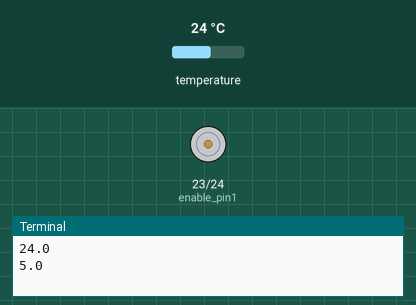
Bench run of a program on a simulated Raspberry Pi (BCM pin numbers). Parts: motor-driver pin pairs drawn as motors (green arrow = first pin HIGH = forward, orange = second pin HIGH = backward, longer = more drive, scaled by the enable pin), the last lines printed to the terminal. The test bench sets the inputs (shaded band); at power-on: temperature 24 °C. The desktop window is not drawn, its controls go by their first labels and the mouse button is held 0.15 s; empty text fields in the window are filled with 5.

Above: at 2.7 s.
2.8 s: temperature set to 5.3 °C
5.2 s: temperature set to 4.4 °C
At 6.9 s:
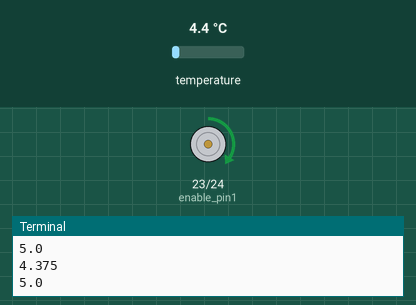
8.0 s: temperature set to 12 °C
At 10.1 s:
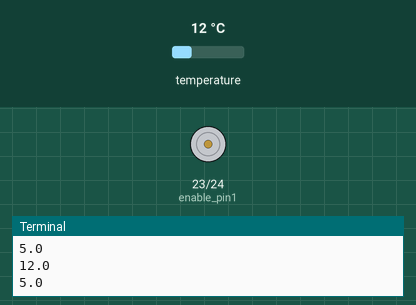
10.5 s: temperature set to 4 °C
At 12.1 s:
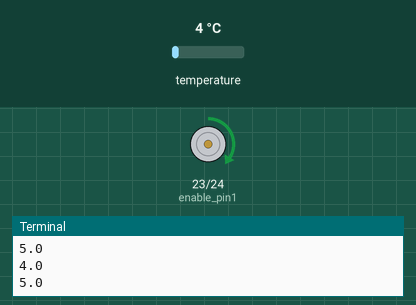
Timing chart, 0 to 13.6 s (numbered marks = the images above; inputs shaded):
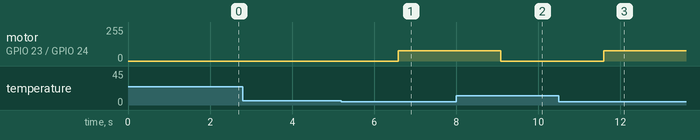

Measured:
- the behaviour switches between 5 and 4.9 °C on temperature (found by bisection; images 0 and 1)
- after the input at 5.2 s, motor on GPIO 23 (enable_pin1) / GPIO 24 (enable_pin2): stopped → forward 77/255 after 1.4 s
- after the input at 8.0 s, motor on GPIO 23 (enable_pin1) / GPIO 24 (enable_pin2): forward 77/255 → stopped after 1.1 s
- after the input at 10.5 s, motor on GPIO 23 (enable_pin1) / GPIO 24 (enable_pin2): stopped → forward 77/255 after 1.1 s

The program:

Tmpsensor+L298N.py
```python
import RPi.GPIO as GPIO
import time
import tkinter as tk
from tkinter import Label, Entry, Button

# GPIO-Pin für PWM
en = 25

# GPIO-Pins für enable (Beispiel: GPIO-Pin 17 und GPIO-Pin 22)
enable_pin1 = 23
enable_pin2 = 24

# Setup für GPIO
GPIO.setmode(GPIO.BCM)
GPIO.setup(enable_pin1,GPIO.OUT)
GPIO.setup(enable_pin2,GPIO.OUT)
GPIO.setup(en,GPIO.OUT)
GPIO.output(enable_pin1,GPIO.LOW)
GPIO.output(enable_pin2,GPIO.LOW)
p=GPIO.PWM(en,1000)
p.start(50)

# Verzeichnis, in dem die Temperatursensoren erkannt werden
sensor_directory = '/sys/bus/w1/devices/'

# ID des DS18B20-Temperatursensors (ersetzen Sie dies durch Ihre Sensor-ID)
sensor_id = '28-3cd1f64863d3'

# Funktion zum Lesen der Temperatur vom DS18B20-Sensor
def read_temperature(sensor_id):
    try:
        with open(sensor_directory + sensor_id + '/w1_slave', 'r') as file:
            lines = file.readlines()
            temperature_line = lines[1]
            temperature_data = temperature_line.split(' ')[9]
            temperature = float(temperature_data[2:]) / 1000.0
            return temperature
    except IOError:
        print("Fehler beim Lesen der Temperatur.")
        return None

# Funktion für den Aktualisieren-Button
def update_target_temperature():
    try:
        target_temperature = float(target_temp_entry.get())
    except ValueError:
        target_temperature = 20.0  # Standardwert, falls die Eingabe ungültig ist

    target_temp_label.config(text="Soll-Temperatur: {:.2f} °C".format(target_temperature))
    #control_heater(en, enable_pin1, enable_pin2, 50)

# Funktion zum Steuern des Heizelements mit PWM und enable
def control_heater(pwm_pin, enable_pin1, enable_pin2, duty_cycle):
    try:
        temp_aktuell= read_temperature(sensor_id)
        target_temperature = float(target_temp_entry.get())
        print(temp_aktuell)
        print(target_temperature)
    except ValueError:
        target_temperature = 20.0  # Standardwert, falls die Eingabe ungültig ist

    target_temp_label.config(text="Soll-Temperatur: {:.2f} °C".format(target_temperature))

    if target_temperature - temp_aktuell > 20:
        GPIO.output(enable_pin1, GPIO.HIGH)  # enable1 einschalten
        GPIO.output(enable_pin2, GPIO.LOW)  # enable2 ausschalten
        p.ChangeDutyCycle(100)
    elif target_temperature - temp_aktuell > 10:
        GPIO.output(enable_pin1, GPIO.HIGH)  # enable1 einschalten
        GPIO.output(enable_pin2, GPIO.LOW)  # enable2 ausschalten
        p.ChangeDutyCycle(75)

    elif target_temperature - temp_aktuell > 5:
        GPIO.output(enable_pin1, GPIO.HIGH)  # enable1 ausschalten
        GPIO.output(enable_pin2, GPIO.LOW)  # enable2 ausschalten
        p.ChangeDutyCycle(50)

    elif target_temperature > temp_aktuell:
        GPIO.output(enable_pin1, GPIO.HIGH)  # enable1 ausschalten
        GPIO.output(enable_pin2, GPIO.LOW)  # enable2 ausschalten
        p.ChangeDutyCycle(30)

    else:
        GPIO.output(enable_pin1, GPIO.LOW)  # enable1 ausschalten
        GPIO.output(enable_pin2, GPIO.LOW)  # enable2 ausschalten
        p.ChangeDutyCycle(0)


# Funktion für die GUI-Aktualisierung
def update_gui():
    temperature = read_temperature(sensor_id)

    if temperature is not None:
        current_temp_label.config(text="Aktuelle Temperatur: {:.2f} °C".format(temperature))

        # Überprüfe ob heizer zugeschlten werden muss
        control_heater(en, enable_pin1, enable_pin2, 50)

    root.after(1000, update_gui)  # Aktualisiert die GUI alle 1000 Millisekunden (1 Sekunde)


# GUI erstellen
root = tk.Tk()
root.title("Temperaturanzeige")

# Label für aktuelle Temperatur
current_temp_label = Label(root, text="Aktuelle Temperatur: -", font=("Helvetica", 12))
current_temp_label.pack(pady=10)

# Eingabefeld für die Soll-Temperatur
target_temp_label = Label(root, text="Soll-Temperatur: -", font=("Helvetica", 12))
target_temp_label.pack(pady=10)

target_temp_entry = Entry(root, font=("Helvetica", 12))
target_temp_entry.pack(pady=10)


# Aktualisieren-Button
update_button = Button(root, text="Aktualisieren", command=update_target_temperature)
update_button.pack(pady=10)

# Starten Sie die GUI-Aktualisierung
update_gui()

# Starten Sie die Tkinter-Schleife
root.mainloop()

# Aufräumen nachdem die GUI geschlossen wurde
GPIO.cleanup()
```
